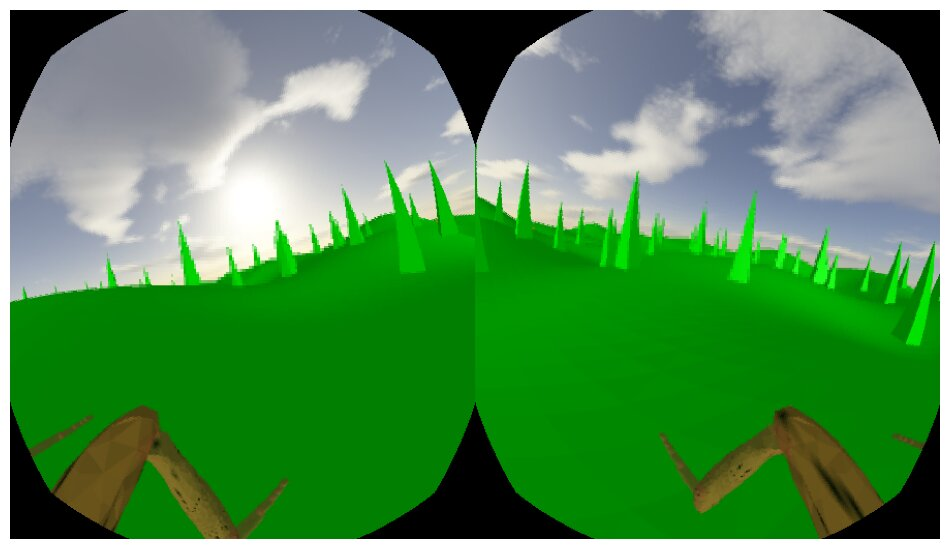
#> input picture test_view_detection.jpg, 950 x 549 px
$ python -i spike_bin_from_vision.py   (imports and definitions only)
#> lines starting #> are read from the running program, lines starting #| are printed output that depends on the picture; after the words box and inside, x2 and y2 are one past the last pixel; in counts of white or black regions, pixels touching at a corner belong together
"""Spike binary masks from fly raw vision (same ``spikes_bin`` as obstacle debug)."""

from __future__ import annotations

from typing import Any, Literal, Sequence, TypedDict, Union
import cv2
import numpy as np
import matplotlib.pyplot as plt

RawVisionInput = Union[Sequence[np.ndarray], np.ndarray]


class SpikeBinVisionDict(TypedDict):
    """``left`` / ``right``: ``uint8`` (H, W) masks with values 0 or 255."""

    left: np.ndarray
    right: np.ndarray

def _eye_rgb_to_uint8(img: np.ndarray) -> np.ndarray:
    img = np.asarray(img)
    if img.max() <= 1.0:
        img = (img * 255.0).astype(np.uint8)
    elif img.dtype != np.uint8:
        img = np.clip(img, 0, 255).astype(np.uint8)
    return img
def _spike_forward_x_bounds(W: int, *, eye_is_left: bool, forward_frac: float) -> tuple[int, int]:
    """Inclusive horizontal slice kept for spike detection (forward / binocular overlap direction)."""
    fw = int(round(float(forward_frac) * W))
    fw = max(1, min(W, fw))
    if eye_is_left:
        xl = max(0, W - fw)
        xr = W - 1
    else:
        xl = 0
        xr = min(W - 1, fw - 1)
    return xl, max(xl, xr)
def _build_spike_ignore_mask(
    H: int,
    W: int,
    *,
    eye_is_left: bool,
    forward_frac: float,
    ignore_top_frac: float,
    ignore_bottom_band_frac: float,
) -> np.ndarray:
    """Ignore non-forward regions per eye (left eye → keep right side; right eye → keep left)."""
    ignore = np.zeros((H, W), np.uint8)
    if ignore_top_frac > 0:
        yt = max(0, int(ignore_top_frac * H))
        ignore[:yt, :] = 255
    if ignore_bottom_band_frac > 0:
        y_band = H - int(round(ignore_bottom_band_frac * H))
        y_band = max(0, min(H, y_band))
        ignore[y_band:, :] = 255

    xl, xr = _spike_forward_x_bounds(W, eye_is_left=eye_is_left, forward_frac=forward_frac)
    if eye_is_left:
        ignore[:, :xl] = 255
    elif xr + 1 < W:
        ignore[:, xr + 1 :] = 255
    return ignore

def _ground_mask_horizontal_plane(mask_green: np.ndarray, min_side: int, *, ground_open_frac_of_min_side: float, ground_open_min: int, ground_open_max: int) -> np.ndarray:
    """Estimate floor green as wide horizontal runs (not tall blobs).

    A circular opening treats a wide cone base like “ground” and subtracts it; a flat
    horizontal structuring element keeps vertically extended cones while still removing
    distant thin spikes vs. the planar floor band.
    """
    open_sz = int(round(ground_open_frac_of_min_side * min_side))
    open_sz = max(ground_open_min, min(ground_open_max, open_sz))
    # Wide horizontal opening: remove thick cone bases from the ground estimate (they are
    # narrower than the floor band in px) while keeping near-full-width floor runs.
    open_w = max(int(round(min_side * 0.30)), int(round(open_sz * 2.2)), ground_open_min + 4)
    open_w = min(open_w, min_side - 1)
    if open_w % 2 == 0:
        open_w -= 1
    open_w = max(3, open_w)
    open_h = max(3, min(13, max(3, open_w // 10)))
    if open_h % 2 == 0:
        open_h += 1
    k_ground = cv2.getStructuringElement(cv2.MORPH_RECT, (open_w, open_h))
    ground_mask = cv2.morphologyEx(mask_green, cv2.MORPH_OPEN, k_ground, iterations=1)
    ground_mask = cv2.morphologyEx(ground_mask, cv2.MORPH_CLOSE, k_ground, iterations=1)
    return ground_mask

def _compute_spikes_bin_binary_single_eye_rgb(
    img_rgb: np.ndarray,
    *,
    eye_is_left: bool = True,
    forward_frac: float = 0.58,
    ignore_top_frac: float = 0.0,
    ignore_bottom_band_frac: float = 0.22,
    hsv_green_low: tuple[int, ...] = (33, 18, 12),
    hsv_green_high: tuple[int, ...] = (92, 255, 255),
    leg_r_minus_g_min: int = 14,
    leg_blue_dom_margin: int = 22,
    ground_open_frac_of_min_side: float = 0.055,
    ground_open_min: int = 19,
    ground_open_max: int = 51,
) -> np.ndarray:
    """Same spike segmentation as ``detect_spike_centers_*`` before bottom-strip / CC peaks.

    Returns uint8 ``HxW`` with values ``0`` or ``1`` (before optional ``*255`` for visualization)."""
#> called with eye_is_left = True, forward_frac = 0.58, ignore_top_frac = 0, ignore_bottom_band_frac = 0.22, hsv_green_low = (33, 18, 12), hsv_green_high = (92, 255, 255), leg_r_minus_g_min = 14, leg_blue_dom_margin = 22
    rgb = _eye_rgb_to_uint8(img_rgb)
    H, W = rgb.shape[:2]
#> H = 549; W = 950
    min_side = min(H, W)
#> min_side = 549

    hsv = cv2.cvtColor(rgb, cv2.COLOR_RGB2HSV)
#> hsv: shape (549, 950, 3); mean H, S, V 64.4, 133.6, 147.8
    low = np.array(hsv_green_low, dtype=np.uint8)
    high = np.array(hsv_green_high, dtype=np.uint8)
    mask_green = cv2.inRange(hsv, low, high)
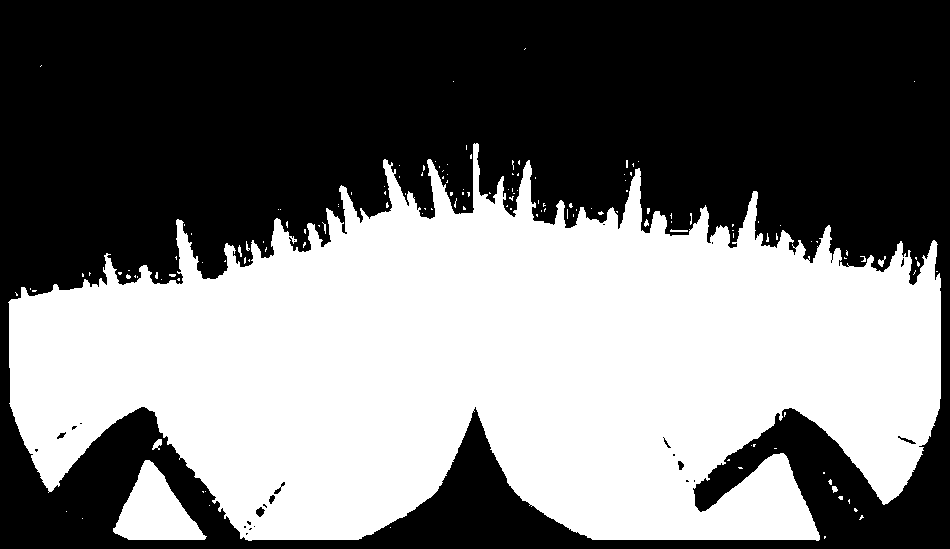
#> mask_green: shape (549, 950); 46.3% white; 143 white regions (134 under 20 px), largest, box (x1, y1, x2, y2) and area: (8, 143, 941, 541) 236332, (113, 460, 207, 540) 4060, (152, 439, 162, 450) 64

    k3 = cv2.getStructuringElement(cv2.MORPH_ELLIPSE, (3, 3))
    mask_green = cv2.morphologyEx(mask_green, cv2.MORPH_OPEN, k3, iterations=1)
#> mask_green: shape (549, 950); 46.1% white; 31 white regions (25 under 20 px), largest, box (x1, y1, x2, y2) and area: (8, 143, 941, 541) 236014, (113, 460, 206, 540) 4058, (152, 439, 162, 450) 57, (878, 259, 884, 267) 31, (832, 486, 838, 492) 27, (644, 220, 649, 227) 20
    mask_green = cv2.morphologyEx(mask_green, cv2.MORPH_CLOSE, k3, iterations=1)

    ignore = _build_spike_ignore_mask(
        H,
        W,
        eye_is_left=eye_is_left,
        forward_frac=forward_frac,
        ignore_top_frac=ignore_top_frac,
        ignore_bottom_band_frac=ignore_bottom_band_frac,
    )
    mask_green = cv2.bitwise_and(mask_green, cv2.bitwise_not(ignore))
#> mask_green: shape (549, 950); 20.9% white; 12 white regions (9 under 20 px), largest, box (x1, y1, x2, y2) and area: (399, 143, 941, 428) 109058, (878, 259, 884, 267) 31, (644, 220, 649, 227) 20
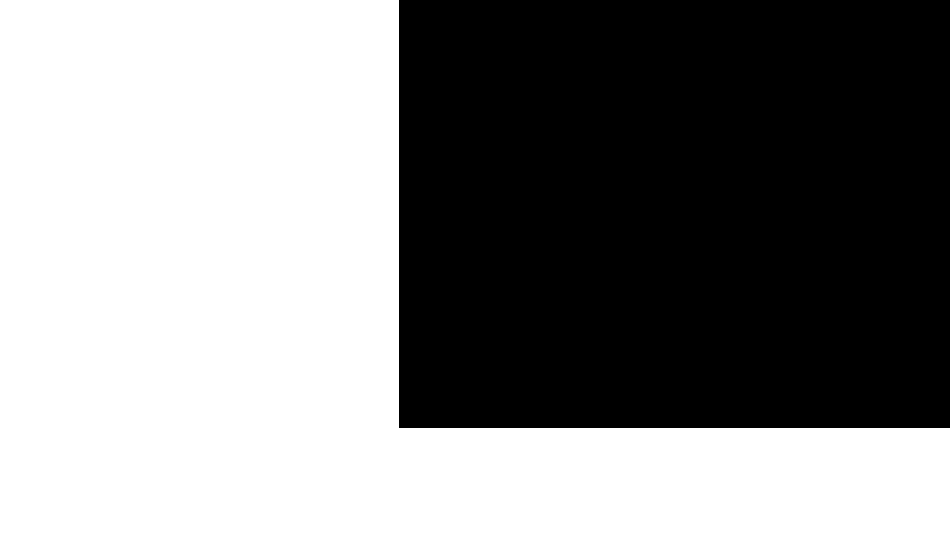
#> ignore: shape (549, 950); 54.8% white; 1 black region, box (x1, y1, x2, y2) and area: (399, 0, 950, 428) 235828

    rch = rgb[:, :, 0].astype(np.int16)
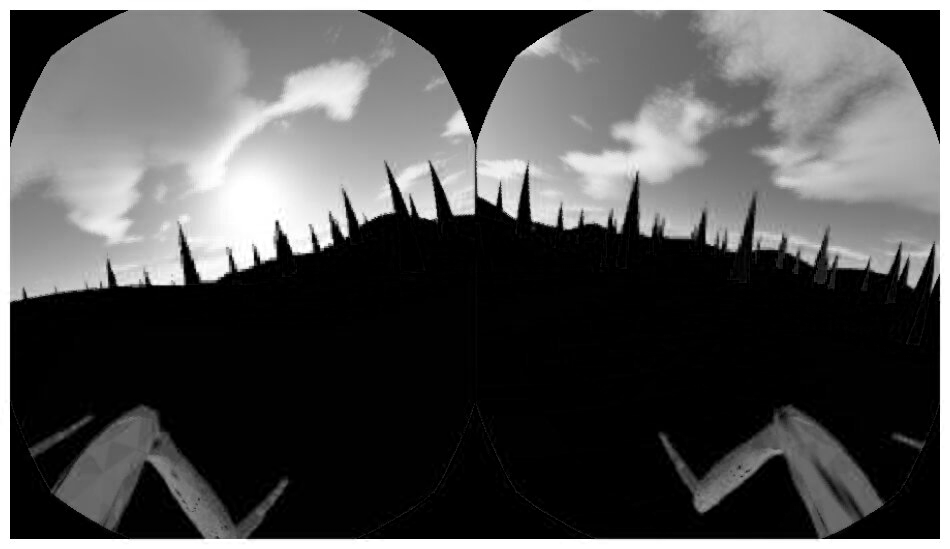
#> rch: shape (549, 950) int16; min 0, max 255, mean 82.3
    gch = rgb[:, :, 1].astype(np.int16)
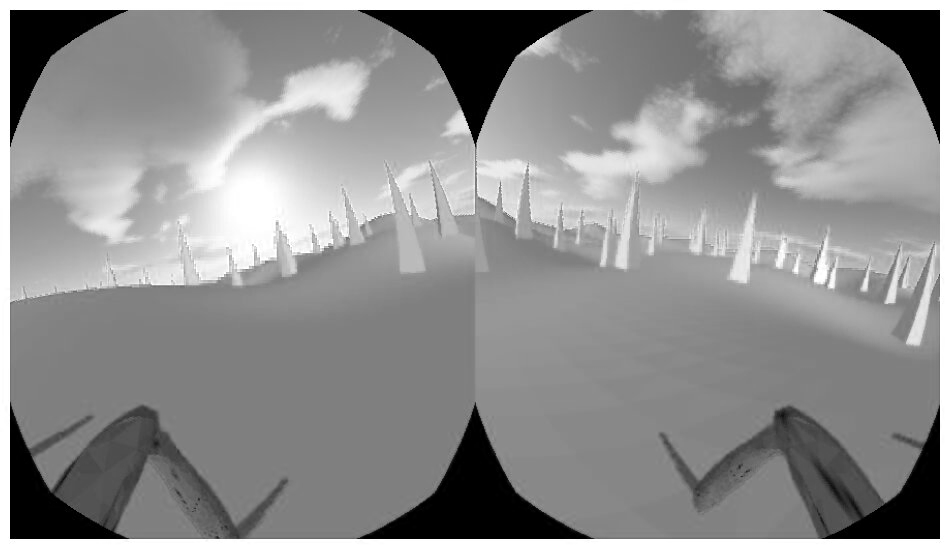
#> gch: shape (549, 950) int16; min 0, max 255, mean 143.3
    bch = rgb[:, :, 2].astype(np.int16)
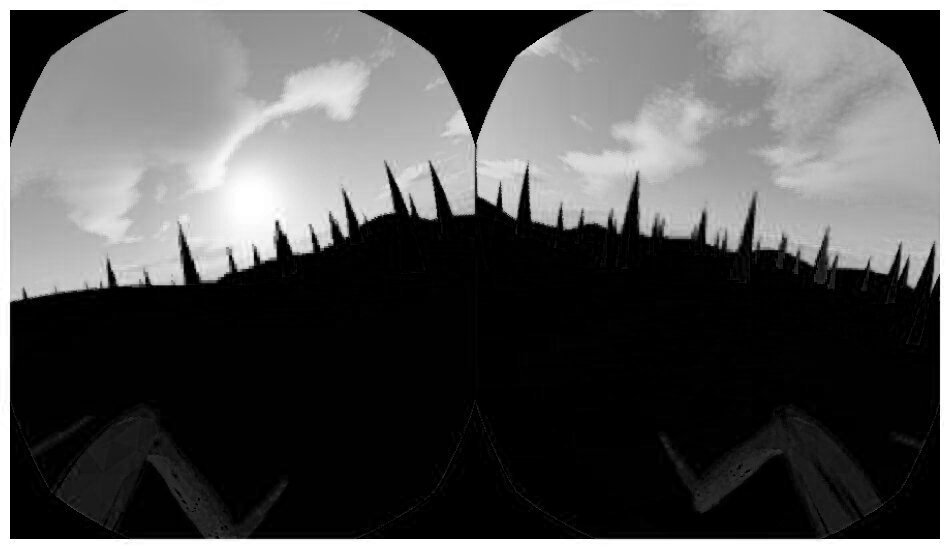
#> bch: shape (549, 950) int16; min 0, max 255, mean 83.9
    legs_or_cyan = (rch > gch + int(leg_r_minus_g_min)) | (bch > gch + int(leg_blue_dom_margin))
#> legs_or_cyan: shape (549, 950) bool; 6.6% white; 238 white regions (211 under 20 px), largest, box (x1, y1, x2, y2) and area: (588, 12, 939, 242) 20578, (56, 412, 208, 529) 6201, (758, 412, 882, 536) 4965
    mask_green = cv2.bitwise_and(mask_green, np.where(legs_or_cyan, 0, 255).astype(np.uint8))
#> mask_green: shape (549, 950); 20.9% white; 12 white regions (9 under 20 px), largest, box (x1, y1, x2, y2) and area: (399, 143, 941, 428) 109056, (878, 259, 884, 267) 31, (644, 220, 649, 227) 20

    ground_mask = _ground_mask_horizontal_plane(
        mask_green,
        min_side,
        ground_open_frac_of_min_side=ground_open_frac_of_min_side,
        ground_open_min=ground_open_min,
        ground_open_max=ground_open_max,
    )
#> in _ground_mask_horizontal_plane, `ground_mask = cv2.morphologyEx(mask_green, cv2.MORPH_OPEN, k_ground, i..`: ground_mask: shape (549, 950); 18.4% white; 1 white region, box (x1, y1, x2, y2) and area: (399, 225, 941, 428) 95832
#> in _ground_mask_horizontal_plane, `ground_mask = cv2.morphologyEx(ground_mask, cv2.MORPH_CLOSE, k_ground,..`:
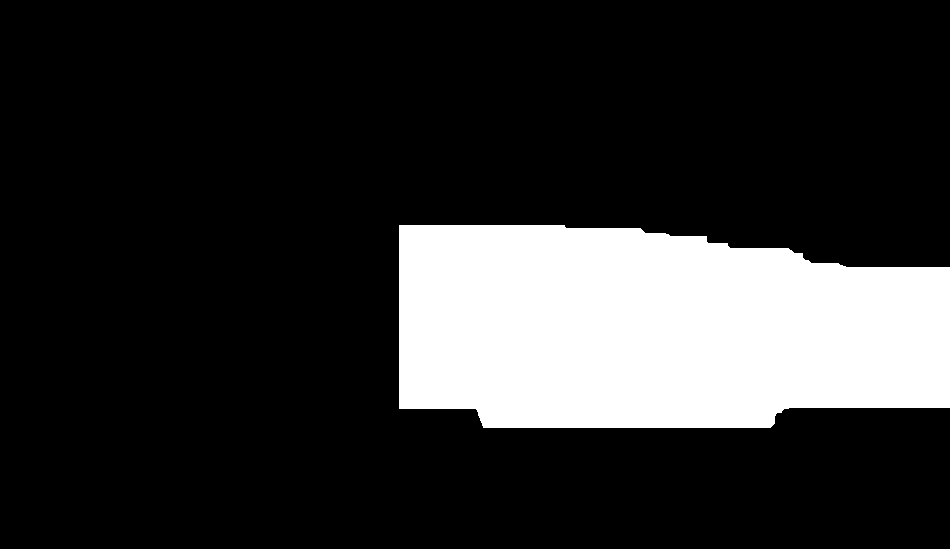
#> ground_mask: shape (549, 950); 18.8% white; 1 white region, box (x1, y1, x2, y2) and area: (399, 225, 950, 428) 97848

    spikes_mask = cv2.subtract(mask_green, ground_mask)
#> spikes_mask: shape (549, 950); 2.5% white; 29 white regions (12 under 20 px), largest, box (x1, y1, x2, y2) and area: (399, 143, 553, 225) 4101, (792, 408, 940, 428) 2581, (399, 409, 475, 428) 1370
    spikes_bin = (spikes_mask > 0).astype(np.uint8)
    spikes_bin = cv2.dilate(spikes_bin, k3, iterations=1)
#> spikes_bin: shape (549, 950); values 0 (black) and 1 (white), 3% white; 25 white regions (7 under 20 px), largest, box (x1, y1, x2, y2) and area: (398, 142, 567, 227) 5112, (791, 407, 941, 429) 2891, (570, 167, 643, 229) 1604
    oz = int(round(ground_open_frac_of_min_side * min_side))
#> oz = 30
    oz = max(ground_open_min, min(ground_open_max, oz))
    v_close_h = max(7, min(21, oz + 4))
#> v_close_h = 21
    if v_close_h % 2 == 0:
        v_close_h += 1
    kv = cv2.getStructuringElement(cv2.MORPH_RECT, (3, v_close_h))
    spikes_bin = cv2.morphologyEx(spikes_bin, cv2.MORPH_CLOSE, kv, iterations=1)
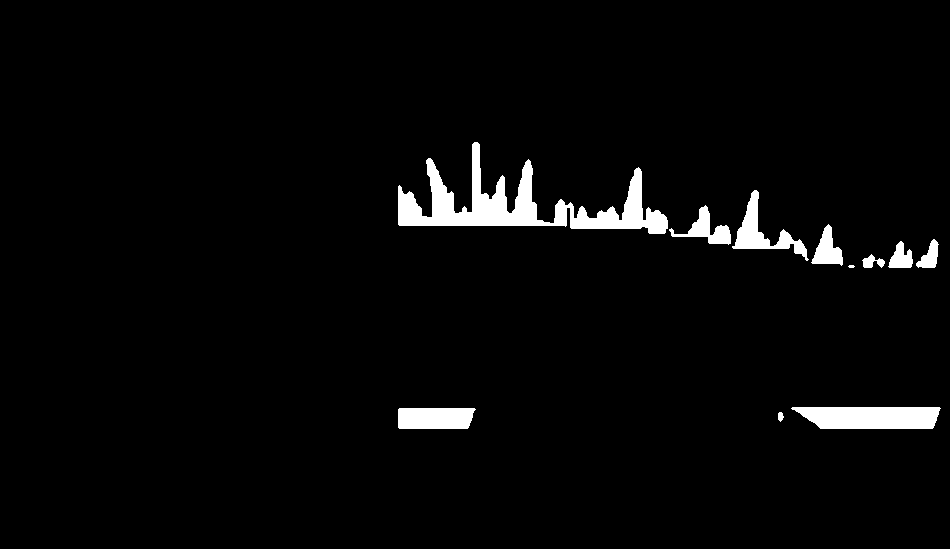
#> spikes_bin: shape (549, 950); values 0 (black) and 1 (white), 3.1% white; 11 white regions (1 under 20 px), largest, box (x1, y1, x2, y2) and area: (398, 142, 668, 234) 7716, (791, 407, 941, 429) 2891, (398, 408, 476, 429) 1553
    return spikes_bin
# [215 lines left out: functions spikes_bin_raw_from_single_eye_rgb, split_get_raw_vision_into_left_right_images, spike_bin_masks_from_raw_vision, find_largest_white_stack, find_largest_stack_from_base_img, not called in this run]

>>> import cv2
>>> picture = cv2.cvtColor(cv2.imread('../test_view_detection.jpg'), cv2.COLOR_BGR2RGB)
>>> result = _compute_spikes_bin_binary_single_eye_rgb(picture)
